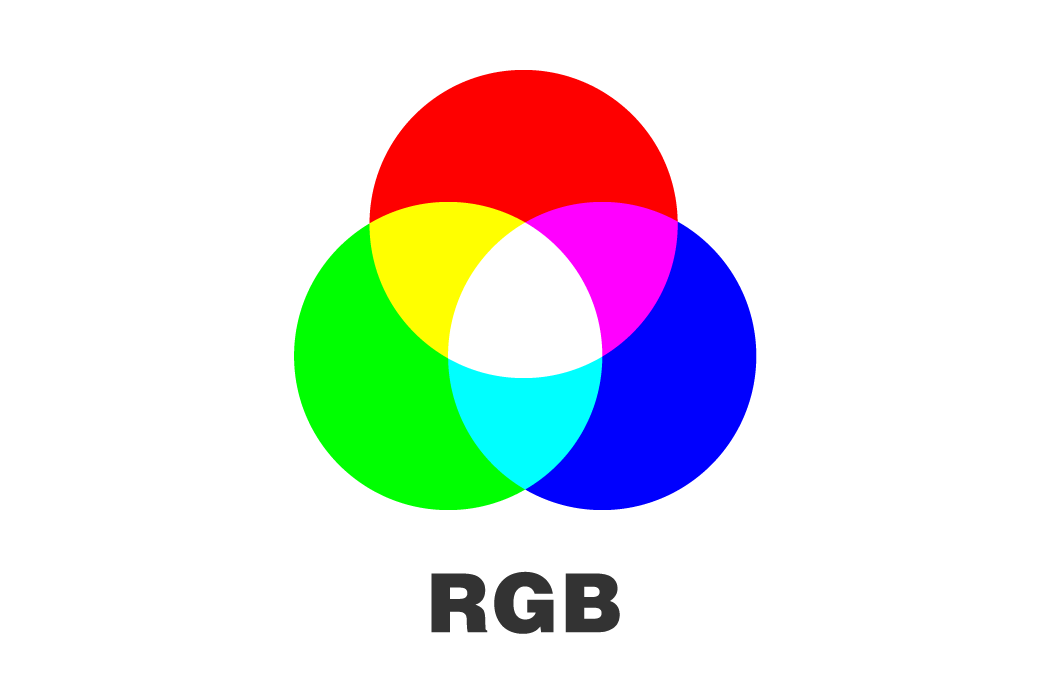
#> input picture Final_Project/Automobile_car/test_files/ros_cv_py/agv_code/rgb.png, 1050 x 700 px, found by its file name
$ python 2_circle_ROI.py
#> lines starting #> are read from the running program, lines starting #| are printed output that depends on the picture; after the words box and inside, x2 and y2 are one past the last pixel; in counts of white or black regions, pixels touching at a corner belong together
import cv2
import numpy as np

image = cv2.imread("rgb.png")
#> image is the input picture: shape (700, 1050, 3); mean B, G, R 225.8, 225.8, 225.8
image = cv2.resize(image, dsize=(300, 450))
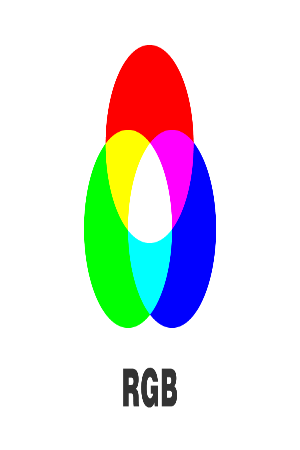
#> image: shape (450, 300, 3); mean B, G, R 225.8, 225.8, 225.8

# ROI 중심 좌표 (x, y) 및 반지름 정의
center_coordinates = (150, 150)
radius = 100

# 원 모양 ROI를 위한 마스크 생성
mask = np.zeros_like(image)
cv2.circle(mask, center_coordinates, radius, (255, 255, 255), thickness=cv2.FILLED)
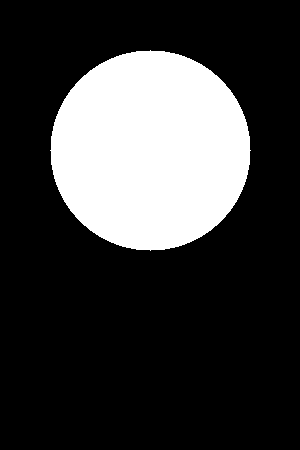
#> mask: shape (450, 300, 3); 23.3% white; 1 white region, box (x1, y1, x2, y2) and area: (50, 50, 251, 251) 31417

# 비트와이즈 AND 연산을 사용하여 원 모양 ROI 추출
circular_roi = cv2.bitwise_and(image, mask)
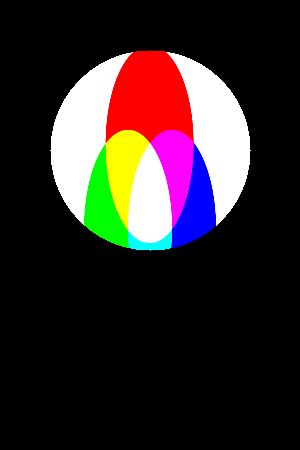
#> circular_roi: shape (450, 300, 3); mean B, G, R 39.6, 39.5, 49.6

# 추출한 원 모양 ROI에 처리 적용 (예: 엣지 검출)
edges = cv2.Canny(circular_roi, 400, 150)
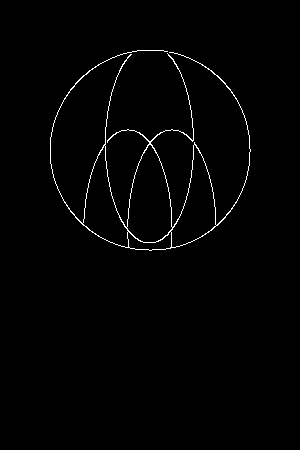
#> edges: shape (450, 300); 1.2% white in thin lines or dots, all inside (x1, y1, x2, y2) = (50, 50, 251, 251)

# 원본 이미지, 원 모양 ROI 및 처리된 원 모양 ROI 표시
cv2.imshow("Original", image)
# cv2.imshow("Circle ROI", circular_roi)
cv2.imshow("Processed Circle ROI", edges)
cv2.waitKey(0)
cv2.destroyAllWindows()
